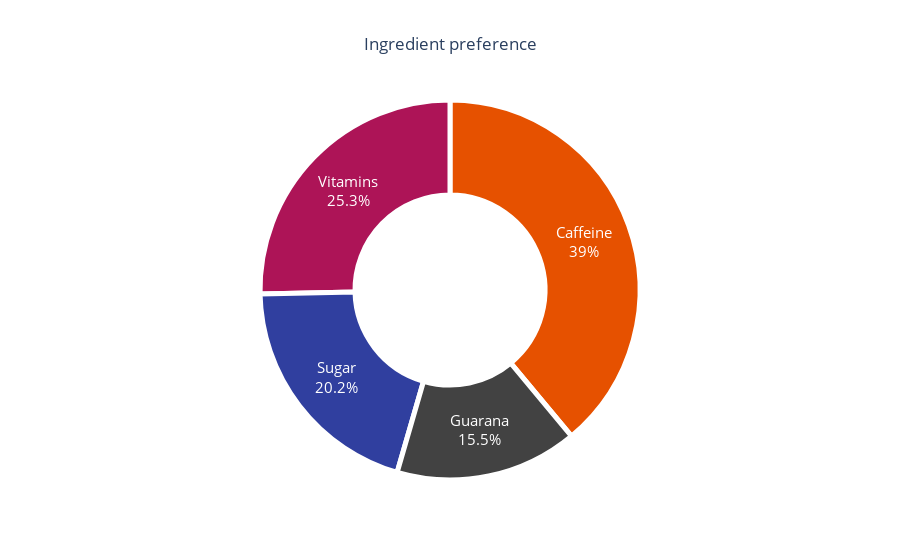

The notebook cell this image was saved under:
### Code cell
fig = go.Figure()

fig.add_trace(
    go.Pie(labels =ingred_df['ingredient'], values = ingred_df['count'])
)

fig.update_traces(textinfo='label+percent',textfont_size=15,
                  hole = 0.5,
                  marker=dict(colors=[colors['orange'],colors['pink'],colors['blue'],colors['gray']],
                              line = dict(color=colors['white'],width=5)),
                  showlegend=False)

fig.update_layout(title_text='Ingredient preference', title_x=0.5)

fig.show()

### Figure 1 — Plotly figure (JSON) as saved in the notebook; plotly's stock layout.template omitted (floating-point values rounded to 4 significant figures)
{"data": [{"hole": 0.5, "labels": ["Caffeine", "Vitamins", "Sugar", "Guarana"], "marker": {"colors": ["rgb(230, 81, 0)", "rgb(173, 20, 87)", "rgb(48, 63, 159)", "rgb(66, 66, 66)"], "line": {"color": "rgb(255,255,255)", "width": 5}}, "showlegend": false, "textfont": {"size": 15}, "textinfo": "label+percent", "type": "pie", "values": [3896, 2534, 2017, 1553]}], "layout": {"title": {"text": "Ingredient preference", "x": 0.5}}}
